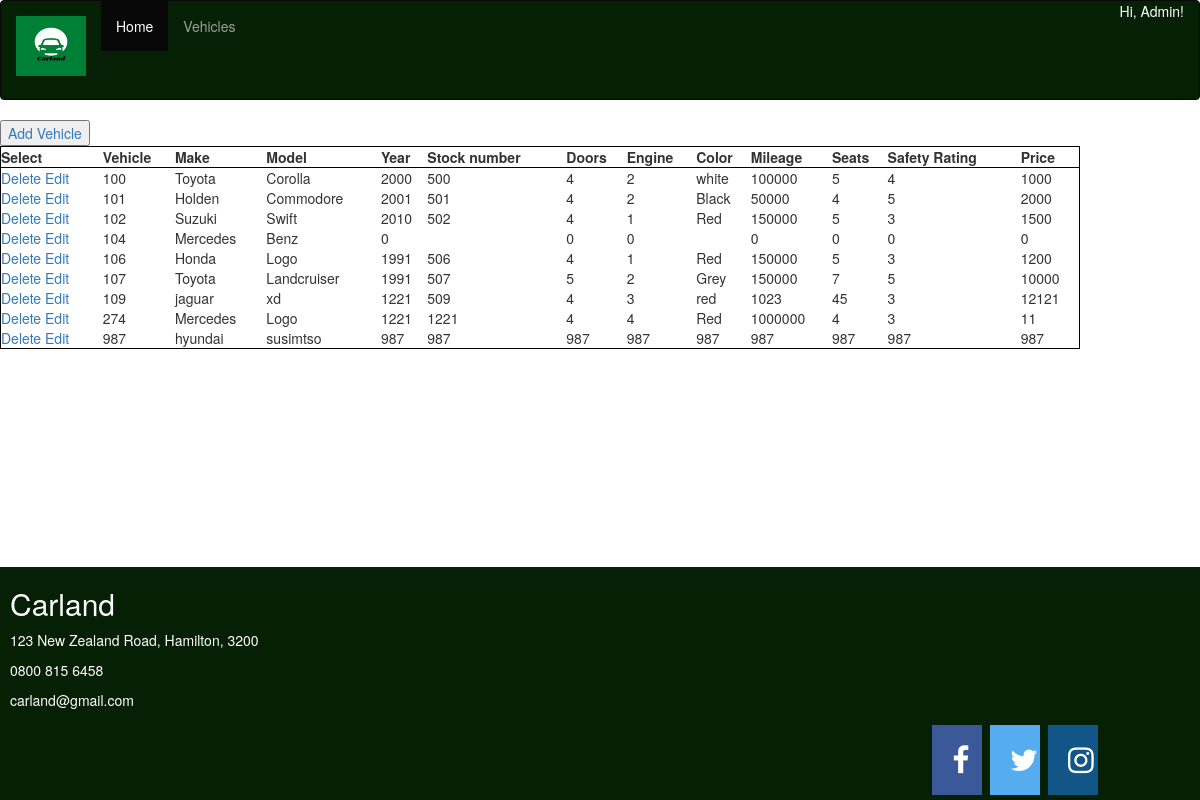
The app's page /vehiclecopy.php with its own data.
### tables this page shows
CREATE TABLE `vehicles` (
  `Vehicle_id` int(11) NOT NULL,
  `Make` varchar(50) NOT NULL,
  `Model` varchar(50) NOT NULL,
  `Year` int(11) NOT NULL,
  `Stock_number` int(11) DEFAULT NULL,
  `Doors` int(11) NOT NULL,
  `Engine` int(11) NOT NULL,
  `Color` varchar(50) NOT NULL,
  `Mileage` int(11) NOT NULL,
  `Seats` int(11) NOT NULL,
  `Safety_rating` int(11) NOT NULL,
  `Price` int(11) NOT NULL
);

### vehiclecopy.php (the view, shortened to what this page needs)
<!DOCTYPE html>
<html lang="en">
<head>
  <link rel="stylesheet" href="https://maxcdn.bootstrapcdn.com/bootstrap/3.4.1/css/bootstrap.min.css">
  <link rel="stylesheet" href="https://cdnjs.cloudflare.com/ajax/libs/font-awesome/4.7.0/css/font-awesome.min.css">
  <link rel="stylesheet" href="header&footer.html">
</head>
<body>
<div class="header" style="width:100%;" >
    <nav class="navbar navbar-inverse" style="background-color: rgb(05,32,04); height:100px"  >
    <div class="container-fluid">
        <div class="navbar-header">
        <a class="navbar-brand" href="#"><img src="logo.jpg" style="width:70px; height:60px"></a>
        </div>
        <div class="collapse navbar-collapse" id="myNavbar">
        <ul class="nav navbar-nav">
            <li class="active"><a href="#">Home</a></li>
            <li><a href="#">Vehicles</a></li>
        </ul>
        <ul class="nav navbar-nav navbar-right">
            <p style="color:white">Hi, Admin!</p>
        </ul>
        </div>
    </div>
    </nav>
</div>
<div>
  <button><a href="addvehicle.php"> Add Vehicle </a> </button>
</div>
<table style="width:90%; border:1px solid black;">
<tr style="border:1px solid black;">
    <th>Select</th>
    <th> Vehicle</th>
    <th> Make</th>
    <th> Model</th>
    <th> Year</th>
    <th> Stock number</th>
    <th> Doors</th>
    <th> Engine</th>
    <th> Color</th>
    <th> Mileage</th>
    <th> Seats</th>
    <th> Safety Rating</th>
    <th> Price</th>
  </tr>
<?php
require_once (__DIR__ . '/connection.php');
?>
<?php
  $sql= "select * from vehicles";
  $results=[];
  $stmt = $pdo->query($sql);
 if($stmt->execute()){
    $results = $stmt->fetchAll(PDO::FETCH_ASSOC);
 }
  foreach($results as $result){
    echo "<tr>" . "<td>"  ?> <a href="2deletevehicle.php?Vehicle_id=<?php echo $result['Vehicle_id']; ?> "> Delete  </a>
      <a href="2editvehicle.php?Vehicle_id=<?php echo $result['Vehicle_id']; ?> "> Edit  </a>
    <?php echo "</td>" .
    "<td>" . $result['Vehicle_id'] . "</td>" .
    "<td>" . $result['Make'] . "</td>" .
    "<td>" . $result['Model'] . "</td>" .
    "<td>" . $result['Year'] . "</td>" .
    "<td>" . $result['Stock_number'] . "</td>" .
    "<td>" . $result['Doors'] . "</td>" .
    "<td>" . $result['Engine'] . "</td>" .
    "<td>" . $result['Color'] . "</td>" .
    "<td>" . $result['Mileage'] . "</td>" .
    "<td>" . $result['Seats'] . "</td>" .
    "<td>" . $result['Safety_rating'] . "</td>" .
    "<td>" . $result['Price'] . "</td>" .
    "</tr>";
?>
  <?php } ?>
</table>
<div class="footer" style="text-align:left; padding-left:10px">
    <h2>Carland</h2>
    <p>123 New Zealand Road, Hamilton, 3200</p>
    <p>0800 815 6458</p>
    <p>carland@gmail.com</p>
    <div style="text-align:right; padding-right:100px">
        <a href="#" class="fa fa-facebook"></a>
        <a href="#" class="fa fa-twitter"></a>
        <a href="#" class="fa fa-instagram"></a>
    </div>
</div>
</body>
</html>

### vehiclecopy.php (style rules this page uses)
.footer { position: fixed; left: 0; bottom: 0; width: 100%; background-color: rgb(05,32,04); color: white; }
.fa { padding: 20px; font-size: 30px; width: 50px; text-align: center; text-decoration: none; margin: 5px 2px; }
.fa-facebook { background: #3B5998; color: white; }
.fa-twitter { background: #55ACEE; color: white; }
.fa-instagram { background: #125688; color: white; }

### records on screen
vehicles: Vehicle_id "100", Make "Toyota", Model "Corolla", Year "2000", Stock_number "500", Doors "4", Engine "2", Color "white", Mileage "100000", Seats "5", Safety_rating "4", Price "1000"
vehicles: Vehicle_id "101", Make "Holden", Model "Commodore", Year "2001", Stock_number "501", Doors "4", Engine "2", Color "Black", Mileage "50000", Seats "4", Safety_rating "5", Price "2000"
vehicles: Vehicle_id "102", Make "Suzuki", Model "Swift", Year "2010", Stock_number "502", Doors "4", Engine "1", Color "Red", Mileage "150000", Seats "5", Safety_rating "3", Price "1500"
vehicles: Vehicle_id "104", Make "Mercedes", Model "Benz", Year "0", Doors "0", Engine "0", Mileage "0", Seats "0", Safety_rating "0", Price "0"
vehicles: Vehicle_id "106", Make "Honda", Model "Logo", Year "1991", Stock_number "506", Doors "4", Engine "1", Color "Red", Mileage "150000", Seats "5", Safety_rating "3", Price "1200"
vehicles: Vehicle_id "107", Make "Toyota", Model "Landcruiser", Year "1991", Stock_number "507", Doors "5", Engine "2", Color "Grey", Mileage "150000", Seats "7", Safety_rating "5", Price "10000"
vehicles: Vehicle_id "109", Make "jaguar", Model "xd", Year "1221", Stock_number "509", Doors "4", Engine "3", Color "red", Mileage "1023", Seats "45", Safety_rating "3", Price "12121"
vehicles: Vehicle_id "274", Make "Mercedes", Model "Logo", Year "1221", Stock_number "1221", Doors "4", Engine "4", Color "Red", Mileage "1000000", Seats "4", Safety_rating "3", Price "11"
vehicles: Vehicle_id "987", Make "hyundai", Model "susimtso", Year "987", Stock_number "987", Doors "987", Engine "987", Color "987", Mileage "987", Seats "987", Safety_rating "987", Price "987"
